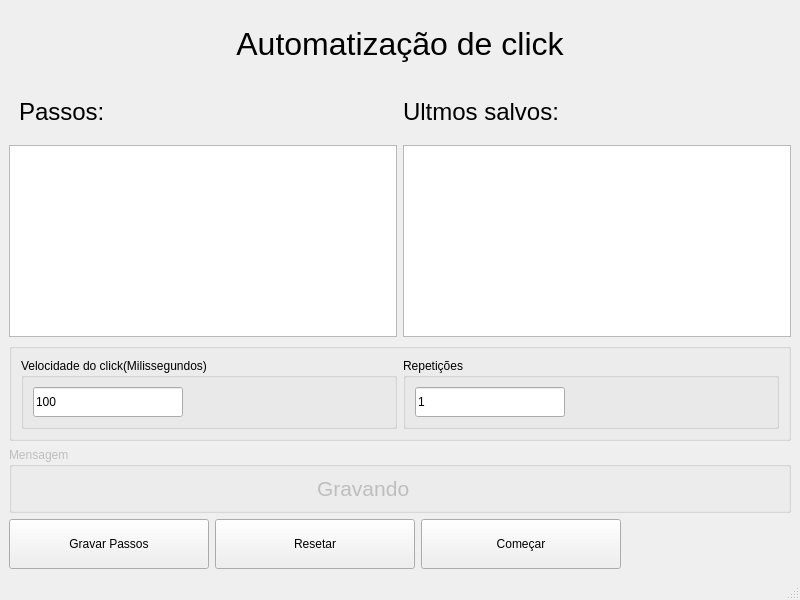
<?xml version="1.0" encoding="UTF-8"?>
<ui version="4.0">
 <class>Clicker</class>
 <widget class="QMainWindow" name="Clicker">
  <property name="geometry">
   <rect>
    <x>0</x>
    <y>0</y>
    <width>800</width>
    <height>600</height>
   </rect>
  </property>
  <property name="windowTitle">
   <string>MainWindow</string>
  </property>
  <property name="windowIcon">
   <iconset>
    <normaloff>1536475.png</normaloff>1536475.png</iconset>
  </property>
  <widget class="QWidget" name="centralwidget">
   <layout class="QVBoxLayout" name="verticalLayout_3">
    <item>
     <layout class="QVBoxLayout" name="verticalLayout">
      <property name="leftMargin">
       <number>0</number>
      </property>
      <property name="rightMargin">
       <number>0</number>
      </property>
      <item>
       <layout class="QHBoxLayout" name="horizontalLayout">
        <item>
         <spacer name="horizontalSpacer_2">
          <property name="orientation">
           <enum>Qt::Horizontal</enum>
          </property>
          <property name="sizeHint" stdset="0">
           <size>
            <width>40</width>
            <height>20</height>
           </size>
          </property>
         </spacer>
        </item>
        <item alignment="Qt::AlignTop">
         <widget class="QLabel" name="label">
          <property name="enabled">
           <bool>true</bool>
          </property>
          <property name="sizePolicy">
           <sizepolicy hsizetype="Expanding" vsizetype="Expanding">
            <horstretch>0</horstretch>
            <verstretch>0</verstretch>
           </sizepolicy>
          </property>
          <property name="minimumSize">
           <size>
            <width>350</width>
            <height>70</height>
           </size>
          </property>
          <property name="maximumSize">
           <size>
            <width>0</width>
            <height>0</height>
           </size>
          </property>
          <property name="font">
           <font>
            <family>Arial</family>
            <pointsize>24</pointsize>
           </font>
          </property>
          <property name="text">
           <string>Automatização de click</string>
          </property>
          <property name="alignment">
           <set>Qt::AlignCenter</set>
          </property>
         </widget>
        </item>
        <item>
         <spacer name="horizontalSpacer">
          <property name="orientation">
           <enum>Qt::Horizontal</enum>
          </property>
          <property name="sizeHint" stdset="0">
           <size>
            <width>40</width>
            <height>20</height>
           </size>
          </property>
         </spacer>
        </item>
       </layout>
      </item>
      <item>
       <layout class="QHBoxLayout" name="horizontalLayout_5">
        <property name="leftMargin">
         <number>0</number>
        </property>
        <property name="topMargin">
         <number>0</number>
        </property>
        <item>
         <widget class="QLabel" name="label_2">
          <property name="sizePolicy">
           <sizepolicy hsizetype="Expanding" vsizetype="Expanding">
            <horstretch>0</horstretch>
            <verstretch>0</verstretch>
           </sizepolicy>
          </property>
          <property name="minimumSize">
           <size>
            <width>200</width>
            <height>50</height>
           </size>
          </property>
          <property name="maximumSize">
           <size>
            <width>16777215</width>
            <height>100</height>
           </size>
          </property>
          <property name="font">
           <font>
            <family>Arial</family>
            <pointsize>18</pointsize>
           </font>
          </property>
          <property name="text">
           <string>Passos: </string>
          </property>
          <property name="margin">
           <number>0</number>
          </property>
          <property name="indent">
           <number>10</number>
          </property>
         </widget>
        </item>
        <item>
         <widget class="QLabel" name="label_3">
          <property name="sizePolicy">
           <sizepolicy hsizetype="Expanding" vsizetype="Expanding">
            <horstretch>0</horstretch>
            <verstretch>0</verstretch>
           </sizepolicy>
          </property>
          <property name="maximumSize">
           <size>
            <width>16777215</width>
            <height>100</height>
           </size>
          </property>
          <property name="font">
           <font>
            <family>Arial</family>
            <pointsize>18</pointsize>
           </font>
          </property>
          <property name="text">
           <string>Ultmos salvos:</string>
          </property>
         </widget>
        </item>
       </layout>
      </item>
      <item>
       <layout class="QHBoxLayout" name="horizontalLayout_4">
        <property name="topMargin">
         <number>0</number>
        </property>
        <item>
         <widget class="CustomListWidget" name="visualizarpassos">
          <property name="minimumSize">
           <size>
            <width>300</width>
            <height>150</height>
           </size>
          </property>
          <property name="acceptDrops">
           <bool>true</bool>
          </property>
          <property name="styleSheet">
           <string notr="true"/>
          </property>
          <property name="showDropIndicator" stdset="0">
           <bool>true</bool>
          </property>
          <property name="dragDropOverwriteMode">
           <bool>true</bool>
          </property>
          <property name="dragDropMode">
           <enum>QAbstractItemView::DropOnly</enum>
          </property>
          <property name="defaultDropAction">
           <enum>Qt::CopyAction</enum>
          </property>
         </widget>
        </item>
        <item>
         <widget class="QListWidget" name="listaconjuntopassos">
          <property name="enabled">
           <bool>true</bool>
          </property>
          <property name="minimumSize">
           <size>
            <width>300</width>
            <height>150</height>
           </size>
          </property>
          <property name="acceptDrops">
           <bool>false</bool>
          </property>
          <property name="showDropIndicator" stdset="0">
           <bool>false</bool>
          </property>
          <property name="dragEnabled">
           <bool>true</bool>
          </property>
          <property name="dragDropOverwriteMode">
           <bool>true</bool>
          </property>
          <property name="dragDropMode">
           <enum>QAbstractItemView::DragOnly</enum>
          </property>
          <property name="defaultDropAction">
           <enum>Qt::CopyAction</enum>
          </property>
          <property name="resizeMode">
           <enum>QListView::Adjust</enum>
          </property>
         </widget>
        </item>
       </layout>
      </item>
      <item>
       <widget class="QGroupBox" name="groupBox_3">
        <property name="title">
         <string/>
        </property>
        <layout class="QHBoxLayout" name="horizontalLayout_8">
         <item>
          <widget class="QGroupBox" name="groupBox">
           <property name="title">
            <string>Velocidade do click(Milissegundos)</string>
           </property>
           <layout class="QHBoxLayout" name="horizontalLayout_6">
            <item>
             <widget class="QLineEdit" name="clickSpeed">
              <property name="sizePolicy">
               <sizepolicy hsizetype="Fixed" vsizetype="Fixed">
                <horstretch>0</horstretch>
                <verstretch>0</verstretch>
               </sizepolicy>
              </property>
              <property name="minimumSize">
               <size>
                <width>150</width>
                <height>30</height>
               </size>
              </property>
              <property name="text">
               <string>100</string>
              </property>
             </widget>
            </item>
            <item>
             <spacer name="horizontalSpacer_5">
              <property name="orientation">
               <enum>Qt::Horizontal</enum>
              </property>
              <property name="sizeHint" stdset="0">
               <size>
                <width>40</width>
                <height>20</height>
               </size>
              </property>
             </spacer>
            </item>
           </layout>
          </widget>
         </item>
         <item>
          <widget class="QGroupBox" name="groupBox_2">
           <property name="minimumSize">
            <size>
             <width>0</width>
             <height>60</height>
            </size>
           </property>
           <property name="title">
            <string>Repetições</string>
           </property>
           <layout class="QHBoxLayout" name="horizontalLayout_7">
            <item>
             <widget class="QLineEdit" name="repeticoes">
              <property name="sizePolicy">
               <sizepolicy hsizetype="Fixed" vsizetype="Fixed">
                <horstretch>0</horstretch>
                <verstretch>0</verstretch>
               </sizepolicy>
              </property>
              <property name="minimumSize">
               <size>
                <width>150</width>
                <height>30</height>
               </size>
              </property>
              <property name="text">
               <string>1</string>
              </property>
             </widget>
            </item>
            <item>
             <spacer name="horizontalSpacer_7">
              <property name="orientation">
               <enum>Qt::Horizontal</enum>
              </property>
              <property name="sizeHint" stdset="0">
               <size>
                <width>188</width>
                <height>20</height>
               </size>
              </property>
             </spacer>
            </item>
           </layout>
          </widget>
         </item>
        </layout>
       </widget>
      </item>
      <item>
       <widget class="QGroupBox" name="groupMsgRecord">
        <property name="enabled">
         <bool>false</bool>
        </property>
        <property name="title">
         <string>Mensagem</string>
        </property>
        <layout class="QVBoxLayout" name="verticalLayout_2">
         <item>
          <layout class="QHBoxLayout" name="gravacaolayout">
           <property name="topMargin">
            <number>0</number>
           </property>
           <item>
            <spacer name="horizontalSpacer_3">
             <property name="orientation">
              <enum>Qt::Horizontal</enum>
             </property>
             <property name="sizeHint" stdset="0">
              <size>
               <width>40</width>
               <height>20</height>
              </size>
             </property>
            </spacer>
           </item>
           <item>
            <widget class="QLabel" name="labelRecord">
             <property name="minimumSize">
              <size>
               <width>100</width>
               <height>0</height>
              </size>
             </property>
             <property name="maximumSize">
              <size>
               <width>100</width>
               <height>16777215</height>
              </size>
             </property>
             <property name="font">
              <font>
               <family>Arial</family>
               <pointsize>16</pointsize>
              </font>
             </property>
             <property name="text">
              <string>Gravando</string>
             </property>
            </widget>
           </item>
           <item>
            <widget class="QLabel" name="recordIcon">
             <property name="sizePolicy">
              <sizepolicy hsizetype="Expanding" vsizetype="Expanding">
               <horstretch>0</horstretch>
               <verstretch>0</verstretch>
              </sizepolicy>
             </property>
             <property name="maximumSize">
              <size>
               <width>60</width>
               <height>60</height>
              </size>
             </property>
             <property name="text">
              <string/>
             </property>
             <property name="pixmap">
              <pixmap>3998038.png</pixmap>
             </property>
             <property name="scaledContents">
              <bool>true</bool>
             </property>
            </widget>
           </item>
           <item>
            <spacer name="horizontalSpacer_4">
             <property name="orientation">
              <enum>Qt::Horizontal</enum>
             </property>
             <property name="sizeHint" stdset="0">
              <size>
               <width>40</width>
               <height>20</height>
              </size>
             </property>
            </spacer>
           </item>
          </layout>
         </item>
        </layout>
       </widget>
      </item>
      <item>
       <layout class="QHBoxLayout" name="horizontalLayout_2">
        <property name="topMargin">
         <number>0</number>
        </property>
        <item>
         <widget class="QPushButton" name="recordButton">
          <property name="sizePolicy">
           <sizepolicy hsizetype="Expanding" vsizetype="Expanding">
            <horstretch>100</horstretch>
            <verstretch>100</verstretch>
           </sizepolicy>
          </property>
          <property name="minimumSize">
           <size>
            <width>150</width>
            <height>40</height>
           </size>
          </property>
          <property name="maximumSize">
           <size>
            <width>200</width>
            <height>50</height>
           </size>
          </property>
          <property name="cursor">
           <cursorShape>PointingHandCursor</cursorShape>
          </property>
          <property name="text">
           <string>Gravar Passos</string>
          </property>
         </widget>
        </item>
        <item>
         <widget class="QPushButton" name="reset">
          <property name="sizePolicy">
           <sizepolicy hsizetype="Expanding" vsizetype="Expanding">
            <horstretch>100</horstretch>
            <verstretch>100</verstretch>
           </sizepolicy>
          </property>
          <property name="minimumSize">
           <size>
            <width>150</width>
            <height>40</height>
           </size>
          </property>
          <property name="maximumSize">
           <size>
            <width>200</width>
            <height>50</height>
           </size>
          </property>
          <property name="cursor">
           <cursorShape>PointingHandCursor</cursorShape>
          </property>
          <property name="text">
           <string>Resetar</string>
          </property>
         </widget>
        </item>
        <item>
         <widget class="QPushButton" name="start">
          <property name="sizePolicy">
           <sizepolicy hsizetype="Expanding" vsizetype="Expanding">
            <horstretch>100</horstretch>
            <verstretch>100</verstretch>
           </sizepolicy>
          </property>
          <property name="minimumSize">
           <size>
            <width>150</width>
            <height>40</height>
           </size>
          </property>
          <property name="maximumSize">
           <size>
            <width>200</width>
            <height>50</height>
           </size>
          </property>
          <property name="cursor">
           <cursorShape>PointingHandCursor</cursorShape>
          </property>
          <property name="text">
           <string>Começar</string>
          </property>
         </widget>
        </item>
        <item>
         <spacer name="horizontalSpacer_6">
          <property name="orientation">
           <enum>Qt::Horizontal</enum>
          </property>
          <property name="sizeHint" stdset="0">
           <size>
            <width>40</width>
            <height>20</height>
           </size>
          </property>
         </spacer>
        </item>
       </layout>
      </item>
     </layout>
    </item>
   </layout>
  </widget>
  <widget class="QMenuBar" name="menubar">
   <property name="geometry">
    <rect>
     <x>0</x>
     <y>0</y>
     <width>800</width>
     <height>22</height>
    </rect>
   </property>
  </widget>
  <widget class="QStatusBar" name="statusbar"/>
 </widget>
 <customwidgets>
  <customwidget>
   <class>CustomListWidget</class>
   <extends>QListWidget</extends>
   <header>customlistwidget.h</header>
  </customwidget>
 </customwidgets>
 <resources/>
 <connections/>
</ui>
